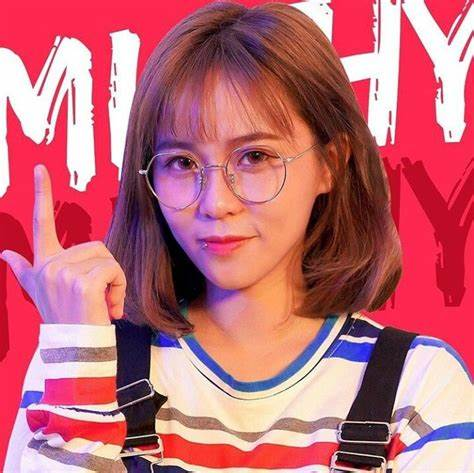
#> input picture BaiCuoiKy/data/MISTHY.png, 474 x 473 px, found by its file name; its folder holds 2 pictures in this run
$ python training.py
#> lines starting #> are read from the running program, lines starting #| are printed output that depends on the picture
import os
import cv2
import numpy as np

def getImageAndLabels(path_list):
#> called with path_list = 'D:\\HocMay_CK\\BaiCuoiKy\\data'
    face_images = []
    ids = []
    names = {}  # Từ điển ánh xạ ID thành tên.
    face_detector = cv2.CascadeClassifier(os.path.join(cv2.data.haarcascades, 'haarcascade_frontalface_default.xml'))
    for image_file in os.listdir(path_list):
        if not image_file.endswith('.png'):
            continue
        image_path = os.path.join(path_list, image_file)
        img = cv2.imread(image_path)
#> img is the input picture: shape (473, 474, 3); mean B, G, R 118.5, 106.8, 192.7
        gray = cv2.cvtColor(img, cv2.COLOR_BGR2GRAY)
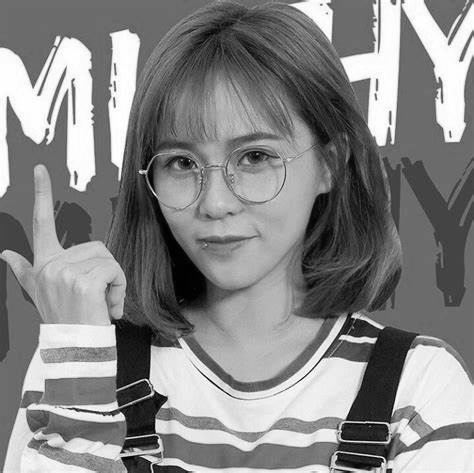
#> gray: shape (473, 474); min 0, max 255, mean 133.8
        faces = face_detector.detectMultiScale(gray)
#> faces = [[128, 87, 189, 189]]
        name = os.path.splitext(image_file)[0]  # Dò tên từ tên tệp
        for x, y, w, h in faces:
            face_images.append(gray[y:y+h, x:x+w])
            if name not in names:
                ids.append(len(names))  # Sử dụng độ dài của danh sách tên như là ID.
                names[name] = len(names)  # Ánh xạ tên với ID trong từ điển
            else:
                ids.append(names[name])  # Sử dụng ID hiện có cho tên
#> this loop made 1 pass
#> after the loop, face_images = 1 item; ids = [0]; names = {'MISTHY': 0}
#> pass 2 of the loop in getImageAndLabels, `for image_file in os.listdir(path_list):`:
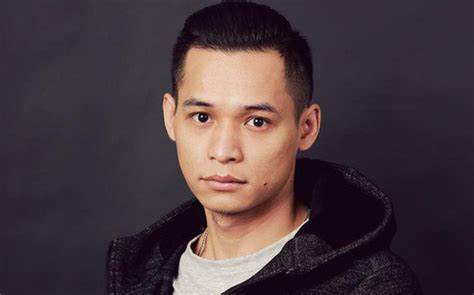
#> input picture BaiCuoiKy/data/MIXI.png, 474 x 295 px, found by its file name
#> in getImageAndLabels, img is the input picture: shape (295, 474, 3); mean B, G, R 64.2, 57.7, 72.2
#> in getImageAndLabels, `gray = cv2.cvtColor(img, cv2.COLOR_BGR2GRAY)`:
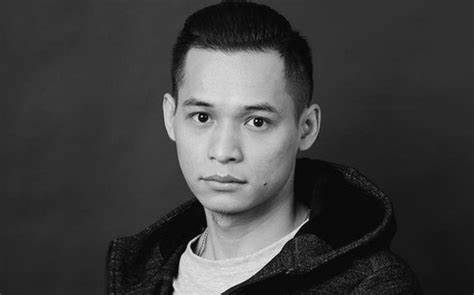
#> gray: shape (295, 474); min 0, max 254, mean 62.8
#> in getImageAndLabels, `faces = face_detector.detectMultiScale(gray)`: faces = [[153, 59, 151, 151]]
#> the loop in getImageAndLabels, `for x, y, w, h in faces:` made 1 pass
#> after the loop in getImageAndLabels, `for x, y, w, h in faces:`: face_images = 2 items; ids = [0, 1]; names = {'MISTHY': 0, 'MIXI': 1}
    return face_images, ids, names

faces, ids, names = getImageAndLabels('D:\\HocMay_CK\\BaiCuoiKy\\data')
#> faces = 2 items; ids = [0, 1]; names = {'MISTHY': 0, 'MIXI': 1}

recognizer = cv2.face.LBPHFaceRecognizer_create()
recognizer.train(faces, np.array(ids))
recognizer.write('D:\\HocMay_CK\\BaiCuoiKy\\trains\\trains.yml')

# Lưu bảng ánh xạ từ ID sang tên vào tập tin
with open('D:\\HocMay_CK\\BaiCuoiKy\\trains\\names.txt', 'w') as f:
    for name, id in names.items():
        f.write(f'{name}:{id}\n')
#> this loop made 2 passes
#> (name, id) on passes 1 to 2: ('MISTHY', 0), ('MIXI', 1)
